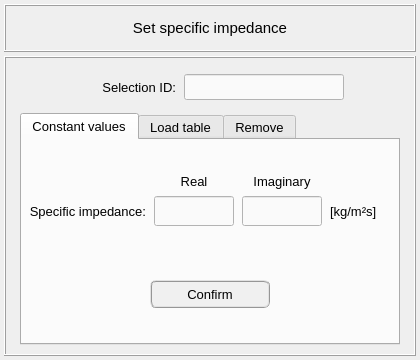
<?xml version="1.0" encoding="UTF-8"?>
<ui version="4.0">
 <class>Dialog</class>
 <widget class="QDialog" name="Dialog">
  <property name="windowModality">
   <enum>Qt::WindowModal</enum>
  </property>
  <property name="geometry">
   <rect>
    <x>0</x>
    <y>0</y>
    <width>420</width>
    <height>360</height>
   </rect>
  </property>
  <property name="sizePolicy">
   <sizepolicy hsizetype="Fixed" vsizetype="Fixed">
    <horstretch>0</horstretch>
    <verstretch>0</verstretch>
   </sizepolicy>
  </property>
  <property name="minimumSize">
   <size>
    <width>420</width>
    <height>360</height>
   </size>
  </property>
  <property name="maximumSize">
   <size>
    <width>420</width>
    <height>360</height>
   </size>
  </property>
  <property name="font">
   <font>
    <pointsize>11</pointsize>
    <weight>50</weight>
    <bold>false</bold>
   </font>
  </property>
  <property name="contextMenuPolicy">
   <enum>Qt::DefaultContextMenu</enum>
  </property>
  <property name="windowTitle">
   <string>Set specific impedance</string>
  </property>
  <property name="whatsThis">
   <string/>
  </property>
  <layout class="QGridLayout" name="gridLayout_7">
   <property name="leftMargin">
    <number>4</number>
   </property>
   <property name="topMargin">
    <number>4</number>
   </property>
   <property name="rightMargin">
    <number>4</number>
   </property>
   <property name="bottomMargin">
    <number>4</number>
   </property>
   <property name="spacing">
    <number>4</number>
   </property>
   <item row="0" column="0">
    <widget class="QFrame" name="frame_title">
     <property name="minimumSize">
      <size>
       <width>0</width>
       <height>48</height>
      </size>
     </property>
     <property name="maximumSize">
      <size>
       <width>420</width>
       <height>48</height>
      </size>
     </property>
     <property name="frameShape">
      <enum>QFrame::Box</enum>
     </property>
     <property name="frameShadow">
      <enum>QFrame::Raised</enum>
     </property>
     <property name="lineWidth">
      <number>1</number>
     </property>
     <layout class="QGridLayout" name="gridLayout_6">
      <item row="0" column="0">
       <widget class="QLabel" name="label_title">
        <property name="font">
         <font>
          <family>MS Shell Dlg 2</family>
          <pointsize>11</pointsize>
          <weight>50</weight>
          <italic>false</italic>
          <bold>false</bold>
         </font>
        </property>
        <property name="text">
         <string>Set specific impedance</string>
        </property>
        <property name="textFormat">
         <enum>Qt::AutoText</enum>
        </property>
        <property name="alignment">
         <set>Qt::AlignCenter</set>
        </property>
       </widget>
      </item>
     </layout>
    </widget>
   </item>
   <item row="1" column="0">
    <widget class="QFrame" name="frame_main">
     <property name="minimumSize">
      <size>
       <width>0</width>
       <height>0</height>
      </size>
     </property>
     <property name="maximumSize">
      <size>
       <width>420</width>
       <height>480</height>
      </size>
     </property>
     <property name="frameShape">
      <enum>QFrame::Box</enum>
     </property>
     <property name="frameShadow">
      <enum>QFrame::Raised</enum>
     </property>
     <layout class="QGridLayout" name="gridLayout_4">
      <item row="0" column="0">
       <widget class="QFrame" name="frame_selection_id">
        <property name="minimumSize">
         <size>
          <width>360</width>
          <height>40</height>
         </size>
        </property>
        <property name="maximumSize">
         <size>
          <width>380</width>
          <height>40</height>
         </size>
        </property>
        <property name="frameShape">
         <enum>QFrame::NoFrame</enum>
        </property>
        <property name="frameShadow">
         <enum>QFrame::Raised</enum>
        </property>
        <layout class="QGridLayout" name="gridLayout_5">
         <property name="leftMargin">
          <number>2</number>
         </property>
         <property name="topMargin">
          <number>2</number>
         </property>
         <property name="rightMargin">
          <number>2</number>
         </property>
         <property name="bottomMargin">
          <number>2</number>
         </property>
         <property name="horizontalSpacing">
          <number>8</number>
         </property>
         <property name="verticalSpacing">
          <number>2</number>
         </property>
         <item row="0" column="0">
          <spacer name="horizontalSpacer_3">
           <property name="orientation">
            <enum>Qt::Horizontal</enum>
           </property>
           <property name="sizeHint" stdset="0">
            <size>
             <width>40</width>
             <height>20</height>
            </size>
           </property>
          </spacer>
         </item>
         <item row="0" column="2">
          <widget class="QLineEdit" name="lineEdit_selection_id">
           <property name="minimumSize">
            <size>
             <width>160</width>
             <height>26</height>
            </size>
           </property>
           <property name="maximumSize">
            <size>
             <width>160</width>
             <height>26</height>
            </size>
           </property>
           <property name="font">
            <font>
             <family>MS Shell Dlg 2</family>
             <pointsize>10</pointsize>
             <weight>50</weight>
             <italic>false</italic>
             <bold>false</bold>
            </font>
           </property>
           <property name="focusPolicy">
            <enum>Qt::ClickFocus</enum>
           </property>
           <property name="styleSheet">
            <string notr="true">QLineEdit{color: rgb(0, 0, 0); background-color: rgb(250, 250, 250)}
QLineEdit:disabled{color: rgb(100, 100, 100); background-color: rgb(240, 240, 240)}</string>
           </property>
           <property name="alignment">
            <set>Qt::AlignCenter</set>
           </property>
          </widget>
         </item>
         <item row="0" column="1">
          <widget class="QLabel" name="label_2">
           <property name="minimumSize">
            <size>
             <width>100</width>
             <height>26</height>
            </size>
           </property>
           <property name="maximumSize">
            <size>
             <width>100</width>
             <height>26</height>
            </size>
           </property>
           <property name="font">
            <font>
             <family>MS Shell Dlg 2</family>
             <pointsize>10</pointsize>
             <weight>50</weight>
             <italic>false</italic>
             <bold>false</bold>
            </font>
           </property>
           <property name="text">
            <string>Selection ID:</string>
           </property>
           <property name="alignment">
            <set>Qt::AlignRight|Qt::AlignTrailing|Qt::AlignVCenter</set>
           </property>
          </widget>
         </item>
         <item row="0" column="3">
          <spacer name="horizontalSpacer_4">
           <property name="orientation">
            <enum>Qt::Horizontal</enum>
           </property>
           <property name="sizeHint" stdset="0">
            <size>
             <width>40</width>
             <height>20</height>
            </size>
           </property>
          </spacer>
         </item>
        </layout>
       </widget>
      </item>
      <item row="1" column="0">
       <widget class="QTabWidget" name="tabWidget_specific_impedance">
        <property name="minimumSize">
         <size>
          <width>360</width>
          <height>0</height>
         </size>
        </property>
        <property name="maximumSize">
         <size>
          <width>380</width>
          <height>16777215</height>
         </size>
        </property>
        <property name="font">
         <font>
          <pointsize>10</pointsize>
         </font>
        </property>
        <property name="currentIndex">
         <number>0</number>
        </property>
        <widget class="QWidget" name="tab_constant_values">
         <attribute name="title">
          <string>Constant values</string>
         </attribute>
         <layout class="QGridLayout" name="gridLayout_12">
          <property name="leftMargin">
           <number>2</number>
          </property>
          <property name="topMargin">
           <number>2</number>
          </property>
          <property name="rightMargin">
           <number>2</number>
          </property>
          <property name="bottomMargin">
           <number>2</number>
          </property>
          <property name="spacing">
           <number>2</number>
          </property>
          <item row="1" column="0">
           <widget class="QFrame" name="frame_7">
            <property name="minimumSize">
             <size>
              <width>0</width>
              <height>80</height>
             </size>
            </property>
            <property name="maximumSize">
             <size>
              <width>400</width>
              <height>80</height>
             </size>
            </property>
            <property name="frameShape">
             <enum>QFrame::NoFrame</enum>
            </property>
            <property name="frameShadow">
             <enum>QFrame::Raised</enum>
            </property>
            <layout class="QGridLayout" name="gridLayout_11">
             <property name="leftMargin">
              <number>0</number>
             </property>
             <property name="topMargin">
              <number>0</number>
             </property>
             <property name="rightMargin">
              <number>0</number>
             </property>
             <property name="bottomMargin">
              <number>0</number>
             </property>
             <property name="spacing">
              <number>0</number>
             </property>
             <item row="0" column="0">
              <widget class="QPushButton" name="constant_value_confirm_button">
               <property name="minimumSize">
                <size>
                 <width>120</width>
                 <height>28</height>
                </size>
               </property>
               <property name="maximumSize">
                <size>
                 <width>120</width>
                 <height>28</height>
                </size>
               </property>
               <property name="font">
                <font>
                 <family>MS Shell Dlg 2</family>
                 <pointsize>10</pointsize>
                 <weight>50</weight>
                 <italic>false</italic>
                 <bold>false</bold>
                </font>
               </property>
               <property name="styleSheet">
                <string notr="true">QPushButton{border-radius: 6px; border-color: rgb(150, 150, 150); border-style: ridge; border-width: 2px; color: rgb(0, 0, 0); background-color: rgb(240, 240, 240)}
QPushButton:hover{border-radius: 6px; border-color: rgb(0, 170, 255); border-style: ridge; border-width: 2px; color: rgb(0, 0, 0); background-color: rgba(174, 213, 255, 100)}
QPushButton:pressed{border-radius: 6px; border-color: rgb(0, 170, 255); border-style: ridge; border-width: 2px; color: rgb(0, 0, 0); background-color: rgb(174, 213, 255)}
QPushButton:disabled{border-radius: 6px; border-color: rgb(150, 150, 150); border-style: ridge; border-width: 0px; color: rgb(150,150, 150); background-color: rgb(220, 220, 220)}</string>
               </property>
               <property name="text">
                <string>Confirm</string>
               </property>
              </widget>
             </item>
            </layout>
           </widget>
          </item>
          <item row="0" column="0">
           <widget class="QFrame" name="frame_8">
            <property name="minimumSize">
             <size>
              <width>0</width>
              <height>100</height>
             </size>
            </property>
            <property name="maximumSize">
             <size>
              <width>400</width>
              <height>100</height>
             </size>
            </property>
            <property name="font">
             <font>
              <pointsize>11</pointsize>
             </font>
            </property>
            <property name="frameShape">
             <enum>QFrame::NoFrame</enum>
            </property>
            <property name="frameShadow">
             <enum>QFrame::Raised</enum>
            </property>
            <layout class="QGridLayout" name="gridLayout">
             <property name="leftMargin">
              <number>0</number>
             </property>
             <property name="topMargin">
              <number>0</number>
             </property>
             <property name="rightMargin">
              <number>0</number>
             </property>
             <property name="bottomMargin">
              <number>0</number>
             </property>
             <property name="horizontalSpacing">
              <number>6</number>
             </property>
             <property name="verticalSpacing">
              <number>2</number>
             </property>
             <item row="0" column="1">
              <spacer name="verticalSpacer_3">
               <property name="orientation">
                <enum>Qt::Vertical</enum>
               </property>
               <property name="sizeHint" stdset="0">
                <size>
                 <width>20</width>
                 <height>40</height>
                </size>
               </property>
              </spacer>
             </item>
             <item row="2" column="2">
              <widget class="QLineEdit" name="lineEdit_imag_value">
               <property name="minimumSize">
                <size>
                 <width>80</width>
                 <height>30</height>
                </size>
               </property>
               <property name="maximumSize">
                <size>
                 <width>80</width>
                 <height>30</height>
                </size>
               </property>
               <property name="font">
                <font>
                 <family>MS Shell Dlg 2</family>
                 <pointsize>10</pointsize>
                 <weight>50</weight>
                 <italic>false</italic>
                 <bold>false</bold>
                </font>
               </property>
               <property name="styleSheet">
                <string notr="true">QLineEdit{color: rgb(0, 0, 0); background-color: rgb(250, 250, 250)}
QLineEdit:disabled{color: rgb(100, 100, 100); background-color: rgb(240, 240, 240)}</string>
               </property>
               <property name="alignment">
                <set>Qt::AlignCenter</set>
               </property>
              </widget>
             </item>
             <item row="2" column="3">
              <widget class="QLabel" name="label_21">
               <property name="minimumSize">
                <size>
                 <width>60</width>
                 <height>30</height>
                </size>
               </property>
               <property name="maximumSize">
                <size>
                 <width>60</width>
                 <height>30</height>
                </size>
               </property>
               <property name="font">
                <font>
                 <family>MS Shell Dlg 2</family>
                 <pointsize>10</pointsize>
                 <weight>50</weight>
                 <italic>false</italic>
                 <bold>false</bold>
                </font>
               </property>
               <property name="text">
                <string>[kg/m²s]</string>
               </property>
               <property name="alignment">
                <set>Qt::AlignLeading|Qt::AlignLeft|Qt::AlignVCenter</set>
               </property>
              </widget>
             </item>
             <item row="2" column="0">
              <widget class="QLabel" name="label_18">
               <property name="minimumSize">
                <size>
                 <width>120</width>
                 <height>30</height>
                </size>
               </property>
               <property name="maximumSize">
                <size>
                 <width>120</width>
                 <height>30</height>
                </size>
               </property>
               <property name="font">
                <font>
                 <family>MS Shell Dlg 2</family>
                 <pointsize>10</pointsize>
                 <weight>50</weight>
                 <italic>false</italic>
                 <bold>false</bold>
                </font>
               </property>
               <property name="text">
                <string>Specific impedance:</string>
               </property>
               <property name="alignment">
                <set>Qt::AlignRight|Qt::AlignTrailing|Qt::AlignVCenter</set>
               </property>
              </widget>
             </item>
             <item row="1" column="2">
              <widget class="QLabel" name="label_20">
               <property name="minimumSize">
                <size>
                 <width>80</width>
                 <height>26</height>
                </size>
               </property>
               <property name="maximumSize">
                <size>
                 <width>80</width>
                 <height>26</height>
                </size>
               </property>
               <property name="font">
                <font>
                 <family>MS Shell Dlg 2</family>
                 <pointsize>10</pointsize>
                 <weight>50</weight>
                 <italic>false</italic>
                 <bold>false</bold>
                </font>
               </property>
               <property name="text">
                <string>Imaginary</string>
               </property>
               <property name="alignment">
                <set>Qt::AlignCenter</set>
               </property>
              </widget>
             </item>
             <item row="1" column="1">
              <widget class="QLabel" name="label_4">
               <property name="minimumSize">
                <size>
                 <width>80</width>
                 <height>26</height>
                </size>
               </property>
               <property name="maximumSize">
                <size>
                 <width>80</width>
                 <height>26</height>
                </size>
               </property>
               <property name="font">
                <font>
                 <family>MS Shell Dlg 2</family>
                 <pointsize>10</pointsize>
                 <weight>50</weight>
                 <italic>false</italic>
                 <bold>false</bold>
                </font>
               </property>
               <property name="text">
                <string>Real</string>
               </property>
               <property name="alignment">
                <set>Qt::AlignCenter</set>
               </property>
              </widget>
             </item>
             <item row="2" column="1">
              <widget class="QLineEdit" name="lineEdit_real_value">
               <property name="minimumSize">
                <size>
                 <width>80</width>
                 <height>30</height>
                </size>
               </property>
               <property name="maximumSize">
                <size>
                 <width>80</width>
                 <height>30</height>
                </size>
               </property>
               <property name="font">
                <font>
                 <family>MS Shell Dlg 2</family>
                 <pointsize>10</pointsize>
                 <weight>50</weight>
                 <italic>false</italic>
                 <bold>false</bold>
                </font>
               </property>
               <property name="styleSheet">
                <string notr="true">QLineEdit{color: rgb(0, 0, 0); background-color: rgb(250, 250, 250)}
QLineEdit:disabled{color: rgb(100, 100, 100); background-color: rgb(240, 240, 240)}</string>
               </property>
               <property name="alignment">
                <set>Qt::AlignCenter</set>
               </property>
              </widget>
             </item>
             <item row="1" column="3">
              <widget class="QFrame" name="frame_15">
               <property name="frameShape">
                <enum>QFrame::NoFrame</enum>
               </property>
               <property name="frameShadow">
                <enum>QFrame::Raised</enum>
               </property>
              </widget>
             </item>
             <item row="1" column="0">
              <widget class="QFrame" name="frame_14">
               <property name="font">
                <font>
                 <pointsize>8</pointsize>
                </font>
               </property>
               <property name="frameShape">
                <enum>QFrame::NoFrame</enum>
               </property>
               <property name="frameShadow">
                <enum>QFrame::Raised</enum>
               </property>
              </widget>
             </item>
             <item row="3" column="1">
              <spacer name="verticalSpacer_4">
               <property name="orientation">
                <enum>Qt::Vertical</enum>
               </property>
               <property name="sizeHint" stdset="0">
                <size>
                 <width>20</width>
                 <height>40</height>
                </size>
               </property>
              </spacer>
             </item>
            </layout>
           </widget>
          </item>
         </layout>
        </widget>
        <widget class="QWidget" name="tab_load_tables">
         <attribute name="title">
          <string>Load table</string>
         </attribute>
         <layout class="QGridLayout" name="gridLayout_3">
          <property name="leftMargin">
           <number>2</number>
          </property>
          <property name="topMargin">
           <number>2</number>
          </property>
          <property name="rightMargin">
           <number>2</number>
          </property>
          <property name="bottomMargin">
           <number>2</number>
          </property>
          <property name="spacing">
           <number>2</number>
          </property>
          <item row="2" column="0">
           <widget class="QFrame" name="frame_10">
            <property name="minimumSize">
             <size>
              <width>0</width>
              <height>80</height>
             </size>
            </property>
            <property name="maximumSize">
             <size>
              <width>400</width>
              <height>80</height>
             </size>
            </property>
            <property name="frameShape">
             <enum>QFrame::NoFrame</enum>
            </property>
            <property name="frameShadow">
             <enum>QFrame::Raised</enum>
            </property>
            <layout class="QGridLayout" name="gridLayout_13">
             <property name="leftMargin">
              <number>0</number>
             </property>
             <property name="topMargin">
              <number>0</number>
             </property>
             <property name="rightMargin">
              <number>0</number>
             </property>
             <property name="bottomMargin">
              <number>0</number>
             </property>
             <property name="spacing">
              <number>0</number>
             </property>
             <item row="1" column="0">
              <widget class="QPushButton" name="table_values_confirm_button">
               <property name="minimumSize">
                <size>
                 <width>120</width>
                 <height>28</height>
                </size>
               </property>
               <property name="maximumSize">
                <size>
                 <width>120</width>
                 <height>28</height>
                </size>
               </property>
               <property name="font">
                <font>
                 <family>MS Shell Dlg 2</family>
                 <pointsize>10</pointsize>
                 <weight>50</weight>
                 <italic>false</italic>
                 <bold>false</bold>
                </font>
               </property>
               <property name="styleSheet">
                <string notr="true">QPushButton{border-radius: 6px; border-color: rgb(150, 150, 150); border-style: ridge; border-width: 2px; color: rgb(0, 0, 0); background-color: rgb(240, 240, 240)}
QPushButton:hover{border-radius: 6px; border-color: rgb(0, 170, 255); border-style: ridge; border-width: 2px; color: rgb(0, 0, 0); background-color: rgba(174, 213, 255, 100)}
QPushButton:pressed{border-radius: 6px; border-color: rgb(0, 170, 255); border-style: ridge; border-width: 2px; color: rgb(0, 0, 0); background-color: rgb(174, 213, 255)}
QPushButton:disabled{border-radius: 6px; border-color: rgb(150, 150, 150); border-style: ridge; border-width: 0px; color: rgb(150,150, 150); background-color: rgb(220, 220, 220)}</string>
               </property>
               <property name="text">
                <string>Confirm</string>
               </property>
              </widget>
             </item>
            </layout>
           </widget>
          </item>
          <item row="0" column="0">
           <widget class="QFrame" name="frame_9">
            <property name="minimumSize">
             <size>
              <width>0</width>
              <height>100</height>
             </size>
            </property>
            <property name="maximumSize">
             <size>
              <width>400</width>
              <height>100</height>
             </size>
            </property>
            <property name="frameShape">
             <enum>QFrame::NoFrame</enum>
            </property>
            <property name="frameShadow">
             <enum>QFrame::Raised</enum>
            </property>
            <layout class="QGridLayout" name="gridLayout_2">
             <property name="leftMargin">
              <number>0</number>
             </property>
             <property name="topMargin">
              <number>0</number>
             </property>
             <property name="rightMargin">
              <number>0</number>
             </property>
             <property name="bottomMargin">
              <number>0</number>
             </property>
             <property name="horizontalSpacing">
              <number>6</number>
             </property>
             <property name="verticalSpacing">
              <number>0</number>
             </property>
             <item row="0" column="0" colspan="3">
              <widget class="QFrame" name="frame">
               <property name="frameShape">
                <enum>QFrame::NoFrame</enum>
               </property>
               <property name="frameShadow">
                <enum>QFrame::Raised</enum>
               </property>
               <layout class="QGridLayout" name="gridLayout_10">
                <property name="leftMargin">
                 <number>0</number>
                </property>
                <property name="topMargin">
                 <number>0</number>
                </property>
                <property name="rightMargin">
                 <number>0</number>
                </property>
                <property name="bottomMargin">
                 <number>0</number>
                </property>
                <item row="0" column="2">
                 <widget class="QPushButton" name="search_button">
                  <property name="enabled">
                   <bool>true</bool>
                  </property>
                  <property name="sizePolicy">
                   <sizepolicy hsizetype="Expanding" vsizetype="Fixed">
                    <horstretch>0</horstretch>
                    <verstretch>0</verstretch>
                   </sizepolicy>
                  </property>
                  <property name="minimumSize">
                   <size>
                    <width>62</width>
                    <height>26</height>
                   </size>
                  </property>
                  <property name="maximumSize">
                   <size>
                    <width>62</width>
                    <height>26</height>
                   </size>
                  </property>
                  <property name="font">
                   <font>
                    <family>MS Shell Dlg 2</family>
                    <pointsize>10</pointsize>
                    <weight>50</weight>
                    <italic>false</italic>
                    <bold>false</bold>
                   </font>
                  </property>
                  <property name="styleSheet">
                   <string notr="true">QPushButton{border-radius: 4px; border-color: rgb(150, 150, 150); border-style: ridge; border-width: 2px; color: rgb(0, 0, 0); background-color: rgb(240, 240, 240); font: 10pt &quot;MS Shell Dlg 2&quot;}
QPushButton:hover{border-radius: 4px; border-color: rgb(0, 170, 255); border-style: ridge; border-width: 2px; color: rgb(0, 0, 0); background-color: rgba(174, 213, 255, 100); font: 10pt &quot;MS Shell Dlg 2l&quot;}
QPushButton:pressed{border-radius: 4px; border-color: rgb(0, 170, 255); border-style: ridge; border-width: 3px; color: rgb(0, 0, 0); background-color: rgb(174, 213, 255); font: 10pt &quot;MS Shell Dlg 2&quot;}</string>
                  </property>
                  <property name="text">
                   <string>Search</string>
                  </property>
                 </widget>
                </item>
                <item row="0" column="1">
                 <widget class="QLineEdit" name="lineEdit_table_path">
                  <property name="enabled">
                   <bool>true</bool>
                  </property>
                  <property name="minimumSize">
                   <size>
                    <width>260</width>
                    <height>26</height>
                   </size>
                  </property>
                  <property name="maximumSize">
                   <size>
                    <width>260</width>
                    <height>26</height>
                   </size>
                  </property>
                  <property name="font">
                   <font>
                    <pointsize>9</pointsize>
                    <weight>50</weight>
                    <bold>false</bold>
                   </font>
                  </property>
                  <property name="styleSheet">
                   <string notr="true">QLineEdit{color: rgb(0, 0, 0); background-color: rgb(250, 250, 250)}
QLineEdit:disabled{color: rgb(100, 100, 100); background-color: rgb(240, 240, 240)}</string>
                  </property>
                  <property name="alignment">
                   <set>Qt::AlignCenter</set>
                  </property>
                 </widget>
                </item>
                <item row="0" column="0">
                 <spacer name="horizontalSpacer">
                  <property name="orientation">
                   <enum>Qt::Horizontal</enum>
                  </property>
                  <property name="sizeHint" stdset="0">
                   <size>
                    <width>40</width>
                    <height>20</height>
                   </size>
                  </property>
                 </spacer>
                </item>
                <item row="0" column="3">
                 <spacer name="horizontalSpacer_2">
                  <property name="orientation">
                   <enum>Qt::Horizontal</enum>
                  </property>
                  <property name="sizeHint" stdset="0">
                   <size>
                    <width>40</width>
                    <height>20</height>
                   </size>
                  </property>
                 </spacer>
                </item>
               </layout>
              </widget>
             </item>
             <item row="1" column="0" colspan="3">
              <widget class="QFrame" name="frame_11">
               <property name="minimumSize">
                <size>
                 <width>260</width>
                 <height>32</height>
                </size>
               </property>
               <property name="maximumSize">
                <size>
                 <width>400</width>
                 <height>32</height>
                </size>
               </property>
               <property name="frameShape">
                <enum>QFrame::NoFrame</enum>
               </property>
               <property name="frameShadow">
                <enum>QFrame::Raised</enum>
               </property>
               <layout class="QGridLayout" name="gridLayout_14">
                <property name="leftMargin">
                 <number>2</number>
                </property>
                <property name="topMargin">
                 <number>2</number>
                </property>
                <property name="rightMargin">
                 <number>2</number>
                </property>
                <property name="bottomMargin">
                 <number>2</number>
                </property>
                <property name="horizontalSpacing">
                 <number>6</number>
                </property>
                <property name="verticalSpacing">
                 <number>2</number>
                </property>
                <item row="0" column="0">
                 <spacer name="horizontalSpacer_5">
                  <property name="orientation">
                   <enum>Qt::Horizontal</enum>
                  </property>
                  <property name="sizeHint" stdset="0">
                   <size>
                    <width>40</width>
                    <height>20</height>
                   </size>
                  </property>
                 </spacer>
                </item>
                <item row="0" column="1">
                 <widget class="QLabel" name="label_9">
                  <property name="minimumSize">
                   <size>
                    <width>0</width>
                    <height>26</height>
                   </size>
                  </property>
                  <property name="maximumSize">
                   <size>
                    <width>140</width>
                    <height>26</height>
                   </size>
                  </property>
                  <property name="font">
                   <font>
                    <family>MS Shell Dlg 2</family>
                    <pointsize>10</pointsize>
                    <weight>50</weight>
                    <italic>false</italic>
                    <bold>false</bold>
                   </font>
                  </property>
                  <property name="text">
                   <string>Header rows to skip:</string>
                  </property>
                  <property name="alignment">
                   <set>Qt::AlignRight|Qt::AlignTrailing|Qt::AlignVCenter</set>
                  </property>
                 </widget>
                </item>
                <item row="0" column="2">
                 <widget class="QSpinBox" name="spinBox_skip_wors">
                  <property name="minimumSize">
                   <size>
                    <width>0</width>
                    <height>26</height>
                   </size>
                  </property>
                  <property name="maximumSize">
                   <size>
                    <width>16777215</width>
                    <height>26</height>
                   </size>
                  </property>
                  <property name="font">
                   <font>
                    <pointsize>10</pointsize>
                   </font>
                  </property>
                  <property name="alignment">
                   <set>Qt::AlignCenter</set>
                  </property>
                  <property name="maximum">
                   <number>10</number>
                  </property>
                 </widget>
                </item>
                <item row="0" column="3">
                 <spacer name="horizontalSpacer_6">
                  <property name="orientation">
                   <enum>Qt::Horizontal</enum>
                  </property>
                  <property name="sizeHint" stdset="0">
                   <size>
                    <width>40</width>
                    <height>20</height>
                   </size>
                  </property>
                 </spacer>
                </item>
               </layout>
              </widget>
             </item>
            </layout>
           </widget>
          </item>
         </layout>
        </widget>
        <widget class="QWidget" name="tab_remove">
         <attribute name="title">
          <string>Remove</string>
         </attribute>
         <layout class="QGridLayout" name="gridLayout_9">
          <property name="leftMargin">
           <number>2</number>
          </property>
          <property name="topMargin">
           <number>8</number>
          </property>
          <property name="rightMargin">
           <number>2</number>
          </property>
          <property name="bottomMargin">
           <number>2</number>
          </property>
          <property name="spacing">
           <number>2</number>
          </property>
          <item row="1" column="0">
           <widget class="QFrame" name="frame_buttons_remove">
            <property name="minimumSize">
             <size>
              <width>320</width>
              <height>40</height>
             </size>
            </property>
            <property name="maximumSize">
             <size>
              <width>320</width>
              <height>40</height>
             </size>
            </property>
            <property name="frameShape">
             <enum>QFrame::NoFrame</enum>
            </property>
            <property name="frameShadow">
             <enum>QFrame::Raised</enum>
            </property>
            <layout class="QGridLayout" name="gridLayout_8">
             <property name="leftMargin">
              <number>4</number>
             </property>
             <property name="topMargin">
              <number>4</number>
             </property>
             <property name="rightMargin">
              <number>4</number>
             </property>
             <property name="bottomMargin">
              <number>4</number>
             </property>
             <property name="horizontalSpacing">
              <number>12</number>
             </property>
             <item row="0" column="0">
              <widget class="QPushButton" name="reset_button">
               <property name="minimumSize">
                <size>
                 <width>100</width>
                 <height>28</height>
                </size>
               </property>
               <property name="maximumSize">
                <size>
                 <width>100</width>
                 <height>28</height>
                </size>
               </property>
               <property name="font">
                <font>
                 <family>MS Shell Dlg 2</family>
                 <pointsize>10</pointsize>
                 <weight>50</weight>
                 <italic>false</italic>
                 <bold>false</bold>
                </font>
               </property>
               <property name="styleSheet">
                <string notr="true">QPushButton{border-radius: 6px; border-color: rgb(150, 150, 150); border-style: ridge; border-width: 2px; color: rgb(0, 0, 0); background-color: rgb(240, 240, 240)}
QPushButton:hover{border-radius: 6px; border-color: rgb(0, 170, 255); border-style: ridge; border-width: 2px; color: rgb(0, 0, 0); background-color: rgba(174, 213, 255, 100)}
QPushButton:pressed{border-radius: 6px; border-color: rgb(0, 170, 255); border-style: ridge; border-width: 2px; color: rgb(0, 0, 0); background-color: rgb(174, 213, 255)}
QPushButton:disabled{border-radius: 6px; border-color: rgb(150, 150, 150); border-style: ridge; border-width: 0px; color: rgb(150,150, 150); background-color: rgb(220, 220, 220)}</string>
               </property>
               <property name="text">
                <string>Reset</string>
               </property>
              </widget>
             </item>
             <item row="0" column="1">
              <widget class="QPushButton" name="remove_button">
               <property name="minimumSize">
                <size>
                 <width>100</width>
                 <height>28</height>
                </size>
               </property>
               <property name="maximumSize">
                <size>
                 <width>100</width>
                 <height>28</height>
                </size>
               </property>
               <property name="font">
                <font>
                 <family>MS Shell Dlg 2</family>
                 <pointsize>10</pointsize>
                 <weight>50</weight>
                 <italic>false</italic>
                 <bold>false</bold>
                </font>
               </property>
               <property name="styleSheet">
                <string notr="true">QPushButton{border-radius: 6px; border-color: rgb(150, 150, 150); border-style: ridge; border-width: 2px; color: rgb(0, 0, 0); background-color: rgb(240, 240, 240)}
QPushButton:hover{border-radius: 6px; border-color: rgb(0, 170, 255); border-style: ridge; border-width: 2px; color: rgb(0, 0, 0); background-color: rgba(174, 213, 255, 100)}
QPushButton:pressed{border-radius: 6px; border-color: rgb(0, 170, 255); border-style: ridge; border-width: 2px; color: rgb(0, 0, 0); background-color: rgb(174, 213, 255)}
QPushButton:disabled{border-radius: 6px; border-color: rgb(150, 150, 150); border-style: ridge; border-width: 0px; color: rgb(150,150, 150); background-color: rgb(220, 220, 220)}</string>
               </property>
               <property name="text">
                <string>Remove</string>
               </property>
              </widget>
             </item>
            </layout>
           </widget>
          </item>
          <item row="0" column="0">
           <widget class="QTreeWidget" name="treeWidget_specific_impedance">
            <property name="minimumSize">
             <size>
              <width>320</width>
              <height>0</height>
             </size>
            </property>
            <property name="maximumSize">
             <size>
              <width>320</width>
              <height>200</height>
             </size>
            </property>
            <property name="font">
             <font>
              <family>MS Shell Dlg 2</family>
              <pointsize>10</pointsize>
              <italic>false</italic>
             </font>
            </property>
            <property name="toolTip">
             <string>Select a face to remove the previously attributed boundary condition.</string>
            </property>
            <property name="indentation">
             <number>1</number>
            </property>
            <property name="headerHidden">
             <bool>false</bool>
            </property>
            <attribute name="headerHighlightSections">
             <bool>false</bool>
            </attribute>
            <attribute name="headerShowSortIndicator" stdset="0">
             <bool>false</bool>
            </attribute>
            <attribute name="headerStretchLastSection">
             <bool>true</bool>
            </attribute>
            <column>
             <property name="text">
              <string>Nodes</string>
             </property>
             <property name="textAlignment">
              <set>AlignCenter</set>
             </property>
            </column>
            <column>
             <property name="text">
              <string>DOFs</string>
             </property>
             <property name="textAlignment">
              <set>AlignCenter</set>
             </property>
            </column>
           </widget>
          </item>
         </layout>
        </widget>
       </widget>
      </item>
     </layout>
    </widget>
   </item>
  </layout>
 </widget>
 <resources/>
 <connections/>
</ui>
